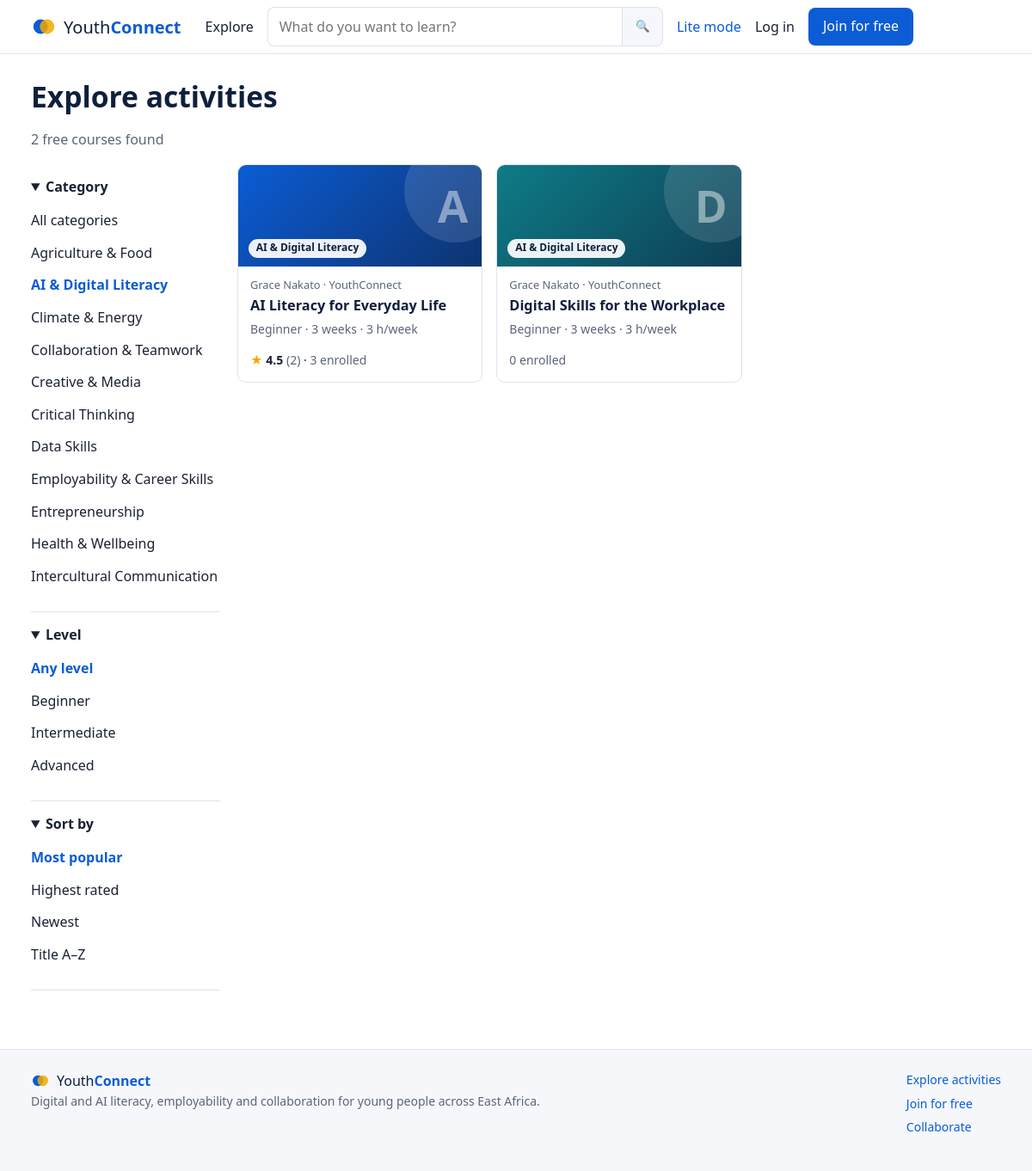
Page /courses?category=ai-digital-literacy on the committed database.
### tables this page shows
CREATE TABLE `categories` (
  `id` int(10) unsigned NOT NULL AUTO_INCREMENT,
  `name` varchar(80) NOT NULL,
  `slug` varchar(80) NOT NULL,
  PRIMARY KEY (`id`),
  UNIQUE KEY `slug` (`slug`)
);

CREATE TABLE `courses` (
  `id` int(10) unsigned NOT NULL AUTO_INCREMENT,
  `category_id` int(10) unsigned NOT NULL,
  `owner_id` int(10) unsigned NOT NULL,
  `title` varchar(160) NOT NULL,
  `slug` varchar(180) NOT NULL,
  `summary` varchar(300) NOT NULL,
  `description` text NOT NULL,
  `what_you_learn` text NOT NULL,
  `skills` varchar(300) DEFAULT NULL,
  `level` enum('Beginner','Intermediate','Advanced') NOT NULL DEFAULT 'Beginner',
  `hours_per_week` tinyint(3) unsigned NOT NULL DEFAULT 3,
  `language` varchar(40) NOT NULL DEFAULT 'English',
  `color` varchar(7) NOT NULL DEFAULT '#0b5cd5',
  `has_certificate` tinyint(1) NOT NULL DEFAULT 1,
  `pass_mark` tinyint(3) unsigned NOT NULL DEFAULT 70,
  `status` enum('draft','published','archived') NOT NULL DEFAULT 'draft',
  `created_at` datetime NOT NULL DEFAULT current_timestamp(),
  `updated_at` datetime NOT NULL DEFAULT current_timestamp() ON UPDATE current_timestamp(),
  PRIMARY KEY (`id`),
  UNIQUE KEY `slug` (`slug`),
  KEY `idx_status` (`status`),
  KEY `idx_cat` (`category_id`),
  KEY `fk_course_owner` (`owner_id`),
  FULLTEXT KEY `ft_courses` (`title`,`summary`,`skills`),
  CONSTRAINT `fk_course_cat` FOREIGN KEY (`category_id`) REFERENCES `categories` (`id`),
  CONSTRAINT `fk_course_owner` FOREIGN KEY (`owner_id`) REFERENCES `users` (`id`)
);

CREATE TABLE `users` (
  `id` int(10) unsigned NOT NULL AUTO_INCREMENT,
  `name` varchar(120) NOT NULL,
  `email` varchar(190) NOT NULL,
  `password_hash` varchar(255) NOT NULL,
  `google_id` varchar(40) DEFAULT NULL,
  `role` enum('participant','facilitator','mentor','stakeholder','admin') NOT NULL DEFAULT 'participant',
  `status` enum('active','suspended') NOT NULL DEFAULT 'active',
  `level2_override` tinyint(1) NOT NULL DEFAULT 0,
  `created_at` datetime NOT NULL DEFAULT current_timestamp(),
  `last_login_at` datetime DEFAULT NULL,
  PRIMARY KEY (`id`),
  UNIQUE KEY `email` (`email`),
  UNIQUE KEY `google_id` (`google_id`),
  KEY `idx_role` (`role`)
);

### app/Core/Controller.php (called while the page is built, shortened)
<?php
abstract class Controller
{
    protected function view(string $view, array $data = [], int $status = 200): void
    {
        $data += ['title' => config('app.name')];
        View::render($view, $data);
    }
}

### app/Controllers/CourseController.php (called while the page is built, shortened)
<?php
class CourseController extends Controller
{
    public function index(): void
    {
        $cat = (string)($_GET['category'] ?? '');
        $sort = isset(self::SORTS[$_GET['sort'] ?? '']) ? $_GET['sort'] : 'popular';
        $page = max(1, (int)($_GET['page'] ?? 1));
        $per = 12;
        $where = []; $params = [];
        if ($cat !== '') { $where[] = 'cat.slug = ?'; $params[] = $cat; }
        $w = implode(' AND ', $where);
        $courses = Courses::cards($w, $params, self::SORTS[$sort], $per, ($page - 1) * $per);
        $categories = DB::all('SELECT * FROM categories ORDER BY name');
        $this->view('courses/index', compact('courses', 'categories', 'q', 'cat', 'level', 'sort', 'page', 'total', 'per') + ['title' => 'Explore activities']);
    }
}

### public/index.php (called while the page is built, shortened)
<?php
require __DIR__ . '/../app/bootstrap.php';
$router = new App\Core\Router();
$router->dispatch();

### app/Core/DB.php (called while the page is built, shortened)
<?php
class DB
{
    private static ?PDO $pdo = null;
    public static function pdo(): PDO
    {
        if (self::$pdo === null) {
            $c = config('db');
            $dsn = "mysql:host={$c['host']};port={$c['port']};dbname={$c['name']};charset=utf8mb4";
            $opts = [
                PDO::ATTR_ERRMODE            => PDO::ERRMODE_EXCEPTION,
                PDO::ATTR_DEFAULT_FETCH_MODE => PDO::FETCH_ASSOC,
                PDO::ATTR_EMULATE_PREPARES   => false,
            ];
            self::$pdo = new PDO($dsn, $c['user'], $c['pass'], $opts);
            self::$pdo->exec("SET time_zone = '" . date('P') . "'");
        }
        return self::$pdo;
    }
    public static function all(string $sql, array $p = []): array
    {
        $st = self::pdo()->prepare($sql);
        $st->execute($p);
        return $st->fetchAll();
    }
}

### app/Services/Courses.php (called while the page is built, shortened)
<?php
class Courses
{
    public static function cards(string $where, array $params, string $order = 'enrolled DESC', int $limit = 12, int $offset = 0): array
    {
        $sql = self::CARD_SQL . 'WHERE c.status = \'published\' ' . ($where ? "AND $where " : '')
             . "ORDER BY $order, c.id DESC LIMIT " . (int)$limit . ' OFFSET ' . (int)$offset;
        return DB::all($sql, $params);
    }
}

### app/helpers.php (called while the page is built, shortened)
<?php
function config(string $key, $default = null)
{
    static $cfg = null;
    if ($cfg === null) $cfg = require BASE_PATH . '/config/config.php';
    $v = $cfg;
    foreach (explode('.', $key) as $part) {
        $v = $v[$part];
    }
    return $v;
}
function e($v): string
{
    return htmlspecialchars((string)$v, ENT_QUOTES | ENT_SUBSTITUTE, 'UTF-8');
}
function base_path(): string
{
    static $b = null;
    if ($b === null) {
        $cfg = config('app.base_path');
        if ($cfg !== null && $cfg !== '') {
            $b = rtrim((string)$cfg, '/');
        } else {
            $dir = str_replace('\\', '/', dirname($_SERVER['SCRIPT_NAME'] ?? '/'));
            $dir = preg_replace('#/public$#', '', $dir);
            $b = rtrim($dir, '/');
        }
    }
    return $b;
}
function url(string $path = ''): string
{
    return base_path() . '/' . ltrim($path, '/');
}
function asset(string $file): string
{
    $f = BASE_PATH . '/public/assets/' . $file;
    $v = is_file($f) ? filemtime($f) : 1;
    return url('assets/' . $file) . '?v=' . $v;
}
function stars(float $r): string
{
    return number_format($r, 1);
}
function lite_mode(): bool
{
    $u = Auth::user();
    return ($_SERVER['HTTP_SAVE_DATA'] ?? '') === 'on';
}

### app/bootstrap.php (called while the page is built, shortened)
<?php
spl_autoload_register(function (string $class) {
    $prefix = 'App\\';
    $file = BASE_PATH . '/app/' . str_replace('\\', '/', substr($class, strlen($prefix))) . '.php';
});
require BASE_PATH . '/app/helpers.php';

### app/Core/Auth.php (called while the page is built, shortened)
<?php
class Auth
{
    private static ?array $user = null;
    private static bool $loaded = false;
    public static function user(): ?array
    {
        if (!self::$loaded) {
            self::$loaded = true;
            $id = $_SESSION['uid'] ?? null;
        }
        return self::$user;
    }
}

### app/Views/courses/index.php (the view, shortened to what this page needs)
<?php
$qs = function (array $over = []) use ($q, $cat, $level, $sort) {
    $p = array_filter(['q' => $q, 'category' => $cat, 'level' => $level, 'sort' => $sort === 'popular' ? '' : $sort], 'strlen');
    foreach ($over as $k => $v) { if ($v === '' || $v === null) unset($p[$k]); else $p[$k] = $v; }
    return url('courses') . ($p ? '?' . http_build_query($p) : '');
};
?>
<section class="container section">
  <h1><?= $q !== '' ? 'Results for "' . e($q) . '"' : 'Explore activities' ?></h1>
  <p class="muted"><?= number_format($total) ?> free course<?= $total == 1 ? '' : 's' ?> found</p>
  <div class="layout-filter">
    <aside class="filters" aria-label="Filters">
      <details open>
        <summary>Category</summary>
        <ul class="plain">
          <li><a class="<?= $cat === '' ? 'on' : '' ?>" href="<?= e($qs(['category' => '', 'page' => ''])) ?>">All categories</a></li>
          <?php foreach ($categories as $c): ?><li><a class="<?= $cat === $c['slug'] ? 'on' : '' ?>" href="<?= e($qs(['category' => $c['slug']])) ?>"><?= e($c['name']) ?></a></li><?php endforeach; ?>
        </ul>
      </details>
      <details open>
        <summary>Level</summary>
        <ul class="plain">
          <li><a class="<?= $level === '' ? 'on' : '' ?>" href="<?= e($qs(['level' => ''])) ?>">Any level</a></li>
          <?php foreach (['Beginner', 'Intermediate', 'Advanced'] as $l): ?><li><a class="<?= $level === $l ? 'on' : '' ?>" href="<?= e($qs(['level' => $l])) ?>"><?= e($l) ?></a></li><?php endforeach; ?>
        </ul>
      </details>
      <details open>
        <summary>Sort by</summary>
        <ul class="plain">
          <?php foreach (['popular' => 'Most popular', 'rating' => 'Highest rated', 'newest' => 'Newest', 'title' => 'Title A–Z'] as $k => $label): ?>
            <li><a class="<?= $sort === $k ? 'on' : '' ?>" href="<?= e($qs(['sort' => $k === 'popular' ? '' : $k])) ?>"><?= e($label) ?></a></li>
          <?php endforeach; ?>
        </ul>
      </details>
    </aside>
    <div>
      <?php if (!$courses): ?>
        <div class="empty">
          <h2>No courses match your search</h2>
          <p class="muted">Try a shorter search word, or clear the filters to see everything.</p>
          <a class="btn btn-primary" href="<?= e(url('courses')) ?>">Clear filters</a>
        </div>
      <?php else: ?>
        <div class="grid grid-3">
          <?php foreach ($courses as $c): ?><?php include BASE_PATH . '/app/Views/partials/course_card.php'; ?><?php endforeach; ?>
        </div>
      <?php endif; ?>
    </div>
  </div>
</section>

### app/Views/partials/course_card.php (shortened to what this page needs)
<article class="course-card">
  <a class="card-link" href="<?= e(url('course/' . $c['slug'])) ?>">
    <div class="thumb" style="--c:<?= e($c['color']) ?>"<?= lite_mode() ? ' data-lite' : '' ?>>
      <span class="thumb-cat"><?= e($c['category']) ?></span>
      <span class="thumb-letter" aria-hidden="true"><?= e(mb_strtoupper(mb_substr($c['title'], 0, 1))) ?></span>
    </div>
    <div class="card-body">
      <p class="provider"><?= e($c['owner']) ?> · YouthConnect</p>
      <h3><?= e($c['title']) ?></h3>
      <p class="muted small"><?= e($c['level']) ?> · <?= (int)$c['weeks'] ?> week<?= $c['weeks'] == 1 ? '' : 's' ?> · <?= (int)$c['hours_per_week'] ?> h/week</p>
      <p class="rating small">
        <?php if ($c['reviews'] > 0): ?><span class="star">&#9733;</span> <strong><?= e(stars((float)$c['rating'])) ?></strong> <span class="muted">(<?= (int)$c['reviews'] ?>)</span> ·<?php endif; ?>
        <span class="muted"><?= number_format((int)$c['enrolled']) ?> enrolled</span>
      </p>
    </div>
  </a>
</article>

### app/Views/layouts/main.php (shortened to what this page needs)
<?php
$u = Auth::user();
$unread = $u ? Notify::unreadCount((int)$u['id']) : 0;
$lite = lite_mode();
$q = $_GET['q'] ?? '';
?><!doctype html>
<html lang="en">
<head>
<link rel="stylesheet" href="<?= e(asset('css/app.css')) ?>">
</head>
<body class="<?= $lite ? 'lite' : '' ?>">
<header class="topbar">
  <div class="container topbar-in">
    <a class="logo" href="<?= e(url('')) ?>" aria-label="YouthConnect home">
      <svg width="30" height="30" viewBox="0 0 32 32" aria-hidden="true"><circle cx="12" cy="16" r="9" fill="#0b5cd5"/><circle cx="20" cy="16" r="9" fill="#f2a900" fill-opacity=".85"/></svg>
      <span>Youth<b>Connect</b></span>
    </a>
    <nav id="nav" class="nav">
      <a href="<?= e(url('courses')) ?>">Explore</a>
      <form class="search" action="<?= e(url('courses')) ?>" method="get" role="search" autocomplete="off">
        <input id="q" name="q" type="search" value="<?= e($q) ?>" placeholder="What do you want to learn?" data-suggest="<?= e(url('api/search')) ?>">
        <button type="submit" aria-label="Search">&#128269;</button>
      </form>
      <?php if ($u): ?>
        <?php if ($u['role'] === 'participant'): ?>
          <a href="<?= e(url('my-learning')) ?>">My learning</a>
          <a href="<?= e(url('teams')) ?>">Collaborate</a>
        <?php elseif ($u['role'] === 'facilitator'): ?>
          <a href="<?= e(url('manage/courses')) ?>">My courses</a>
          <a href="<?= e(url('manage/submissions')) ?>">To grade</a>
          <a href="<?= e(url('staff/projects')) ?>">Projects</a>
        <?php elseif ($u['role'] === 'admin'): ?>
          <a href="<?= e(url('admin')) ?>">Admin</a>
          <a href="<?= e(url('manage/courses')) ?>">Courses</a>
        <?php else: ?>
          <a href="<?= e(url('staff/projects')) ?>">My projects</a>
        <?php endif; ?>
        <a class="bell" href="<?= e(url('notifications')) ?>" aria-label="Notifications<?= $unread ? ', ' . $unread . ' unread' : '' ?>">&#128276;<?php if ($unread): ?><span class="dot" id="bell-count"><?= $unread > 9 ? '9+' : $unread ?></span><?php endif; ?></a>
        <details class="menu">
          <summary aria-label="Account menu"><span class="avatar"><?= e(initials($u['name'])) ?></span></summary>
          <div class="menu-pop">
            <p class="menu-name"><strong><?= e($u['name']) ?></strong><br><span class="muted small"><?= e(ucfirst($u['role'])) ?></span></p>
            <a href="<?= e(url('profile')) ?>">Profile &amp; settings</a>
            <form method="post" action="<?= e(url('lite')) ?>"><?= csrf_field() ?><input type="hidden" name="lite" value="<?= $lite ? '0' : '1' ?>">
              <button class="linklike" type="submit"><?= $lite ? 'Turn off Lite mode' : 'Turn on Lite mode (saves data)' ?></button></form>
            <form method="post" action="<?= e(url('logout')) ?>"><?= csrf_field() ?><button class="linklike" type="submit">Log out</button></form>
          </div>
        </details>
      <?php else: ?>
        <form method="post" action="<?= e(url('lite')) ?>" class="inline"><?= csrf_field() ?><input type="hidden" name="lite" value="<?= $lite ? '0' : '1' ?>">
          <button class="linklike small" type="submit" title="Lite mode hides decorative graphics and background updates to save mobile data"><?= $lite ? 'Lite mode: on' : 'Lite mode' ?></button></form>
        <a href="<?= e(url('login')) ?>">Log in</a>
        <a class="btn btn-primary" href="<?= e(url('register')) ?>">Join for free</a>
      <?php endif; ?>
    </nav>
  </div>
</header>
<main id="main"><?= $content ?></main>
<footer class="footer">
  <div class="container footer-in">
    <div>
      <a class="logo logo-sm" href="<?= e(url('')) ?>"><svg width="22" height="22" viewBox="0 0 32 32" aria-hidden="true"><circle cx="12" cy="16" r="9" fill="#0b5cd5"/><circle cx="20" cy="16" r="9" fill="#f2a900" fill-opacity=".85"/></svg><span>Youth<b>Connect</b></span></a>
      <p class="muted small">Digital and AI literacy, employability and collaboration for young people across East Africa.</p>
    </div>
    <div class="footer-links small">
      <a href="<?= e(url('courses')) ?>">Explore activities</a>
      <a href="<?= e(url('register')) ?>">Join for free</a>
      <a href="<?= e(url('teams')) ?>">Collaborate</a>
    </div>
  </div>
</footer>
</body>
</html>

### app/Core/Router.php (shortened to what this page needs)
<?php
class Router
{
    private array $routes = [];
    private function add(string $method, string $pattern, array $handler, array $mw): void
    {
        $regex = preg_replace_callback('#\{(\w+)\}#', function ($m) {
            return $m[1] === 'id' || substr($m[1], -2) === 'Id' ? '(?P<' . $m[1] . '>\d+)' : '(?P<' . $m[1] . '>[A-Za-z0-9_-]+)';
        }, $pattern);
        $this->routes[] = [$method, '#^' . $regex . '$#', $handler, $mw];
    }
    public function dispatch(): void
    {
        $path = Request::path();
        foreach ($this->routes as [$m, $regex, $handler, $mw]) {
            if (!preg_match($regex, $path, $matches)) continue;
            $params = array_filter($matches, 'is_string', ARRAY_FILTER_USE_KEY);
            [$class, $action] = $handler;
            $controller = new $class();
            $controller->$action(...array_values($params));
            return;
        }
    }
}

### app/Core/View.php (shortened to what this page needs)
<?php
class View
{
    public static function render(string $view, array $data = [], string $layout = 'layouts/main'): void
    {
        $content = self::capture($view, $data);
        $html = $layout ? self::capture($layout, $data + ['content' => $content]) : $content;
    }
    public static function capture(string $view, array $data = []): string
    {
        extract($data, EXTR_SKIP);
        include BASE_PATH . '/app/Views/' . $view . '.php';
        return ob_get_clean();
    }
    public static function send(string $html, int $status = 200): void
    {
        echo $html;
    }
}

### rows in the picture
categories: name "Agriculture & Food"
categories: name "AI & Digital Literacy"
categories: name "Climate & Energy"
categories: name "Collaboration & Teamwork"
categories: name "Creative & Media"
categories: name "Critical Thinking"
categories: name "Data Skills"
categories: name "Employability & Career Skills"
categories: name "Entrepreneurship"
categories: name "Health & Wellbeing"
categories: name "Intercultural Communication"
courses: label "Most popular", category.name "AI & Digital Literacy", title "A", owner.name "Grace Nakato", title "AI Literacy for Everyday Life", level "Beginner", weeks "3", hours_per_week "3", rating "4.5", reviews "2", enrolled "3"
courses: category.name "AI & Digital Literacy", title "D", owner.name "Grace Nakato", title "Digital Skills for the Workplace", level "Beginner", weeks "3", hours_per_week "3", enrolled "0"

### other values in the picture
$total "2"
$l "Beginner"
$l "Intermediate"
$l "Advanced"
$label "Highest rated"
$label "Newest"
$label "Title A–Z"
